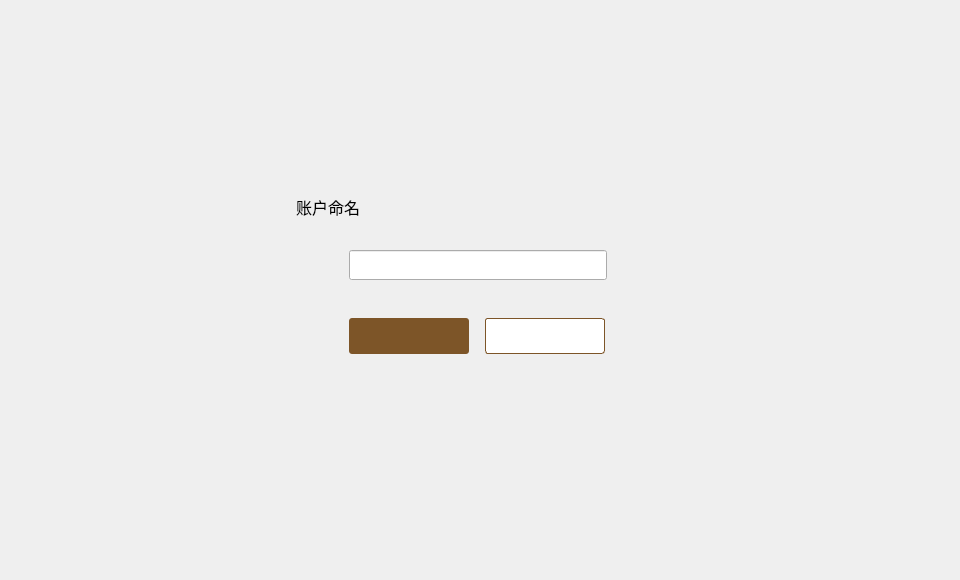
<?xml version="1.0" encoding="UTF-8"?>
<ui version="4.0">
 <class>NameDialog</class>
 <widget class="QDialog" name="NameDialog">
  <property name="geometry">
   <rect>
    <x>0</x>
    <y>0</y>
    <width>960</width>
    <height>580</height>
   </rect>
  </property>
  <property name="font">
   <font>
    <family>微软雅黑</family>
    <pointsize>9</pointsize>
   </font>
  </property>
  <property name="windowTitle">
   <string>Dialog</string>
  </property>
  <property name="styleSheet">
   <string notr="true"/>
  </property>
  <widget class="QWidget" name="widget" native="true">
   <property name="geometry">
    <rect>
     <x>0</x>
     <y>0</y>
     <width>960</width>
     <height>580</height>
    </rect>
   </property>
   <widget class="QWidget" name="containerWidget" native="true">
    <property name="geometry">
     <rect>
      <x>276</x>
      <y>178</y>
      <width>408</width>
      <height>223</height>
     </rect>
    </property>
    <widget class="QToolButton" name="cancelBtn">
     <property name="geometry">
      <rect>
       <x>209</x>
       <y>140</y>
       <width>120</width>
       <height>36</height>
      </rect>
     </property>
     <property name="cursor">
      <cursorShape>PointingHandCursor</cursorShape>
     </property>
     <property name="styleSheet">
      <string notr="true">QToolButton{background-color:#ffffff;color:#484848;border:1px solid rgb(125,85,40);border-radius:3px;}
QToolButton:hover{color:rgb(185,150,85);}</string>
     </property>
     <property name="text">
      <string/>
     </property>
    </widget>
    <widget class="QLabel" name="label">
     <property name="geometry">
      <rect>
       <x>20</x>
       <y>18</y>
       <width>81</width>
       <height>21</height>
      </rect>
     </property>
     <property name="font">
      <font>
       <family>微软雅黑</family>
       <pointsize>12</pointsize>
      </font>
     </property>
     <property name="text">
      <string>账户命名</string>
     </property>
    </widget>
    <widget class="QToolButton" name="okBtn">
     <property name="geometry">
      <rect>
       <x>73</x>
       <y>140</y>
       <width>120</width>
       <height>36</height>
      </rect>
     </property>
     <property name="cursor">
      <cursorShape>PointingHandCursor</cursorShape>
     </property>
     <property name="styleSheet">
      <string notr="true">QToolButton{background-color:rgb(125,85,40);color:#ffffff;border:none;border-radius:3px;}
QToolButton:hover{background-color:rgb(185,150,85);}
QToolButton:disabled{background-color:#cecece;}</string>
     </property>
     <property name="text">
      <string/>
     </property>
    </widget>
    <widget class="QLabel" name="addressNameTipLabel2">
     <property name="geometry">
      <rect>
       <x>100</x>
       <y>110</y>
       <width>200</width>
       <height>16</height>
      </rect>
     </property>
     <property name="text">
      <string/>
     </property>
    </widget>
    <widget class="QLabel" name="addressNameTipLabel1">
     <property name="geometry">
      <rect>
       <x>76</x>
       <y>110</y>
       <width>16</width>
       <height>16</height>
      </rect>
     </property>
     <property name="text">
      <string/>
     </property>
    </widget>
    <widget class="QLineEdit" name="nameLineEdit">
     <property name="geometry">
      <rect>
       <x>73</x>
       <y>72</y>
       <width>258</width>
       <height>30</height>
      </rect>
     </property>
     <property name="font">
      <font>
       <family>微软雅黑</family>
      </font>
     </property>
     <property name="styleSheet">
      <string notr="true"/>
     </property>
     <property name="cursorPosition">
      <number>0</number>
     </property>
    </widget>
    <widget class="QLabel" name="gifLabel">
     <property name="geometry">
      <rect>
       <x>348</x>
       <y>78</y>
       <width>18</width>
       <height>18</height>
      </rect>
     </property>
     <property name="text">
      <string/>
     </property>
    </widget>
   </widget>
  </widget>
 </widget>
 <resources/>
 <connections/>
</ui>
